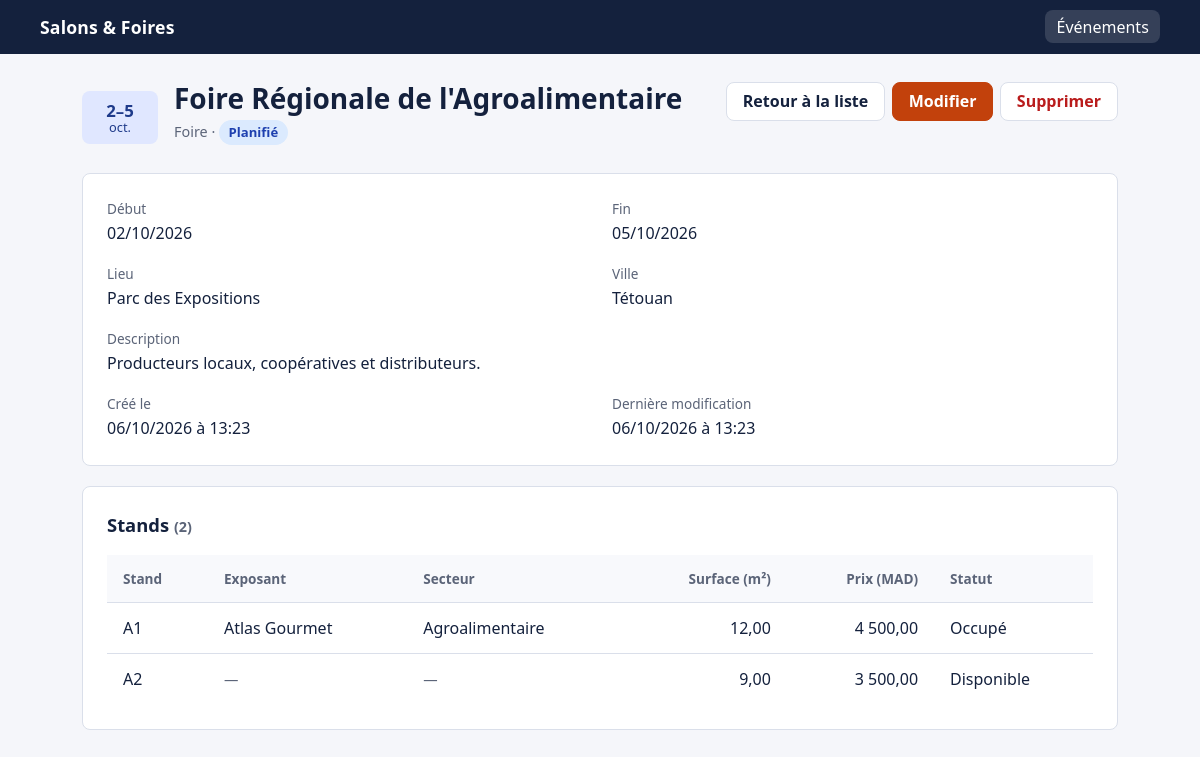
The page /evenements/show.php?id=2 on the database its author committed.
### tables this page shows
CREATE TABLE IF NOT EXISTS evenement (
  id          INT UNSIGNED AUTO_INCREMENT PRIMARY KEY,
  titre       VARCHAR(150) NOT NULL,
  type        ENUM('salon','foire') NOT NULL DEFAULT 'salon',
  description TEXT NULL,
  date_debut  DATE NOT NULL,
  date_fin    DATE NOT NULL,
  lieu        VARCHAR(150) NOT NULL,
  ville       VARCHAR(100) NOT NULL,
  statut      ENUM('planifie','en_cours','termine','annule') NOT NULL DEFAULT 'planifie',
  created_at  TIMESTAMP NOT NULL DEFAULT CURRENT_TIMESTAMP,
  updated_at  TIMESTAMP NOT NULL DEFAULT CURRENT_TIMESTAMP ON UPDATE CURRENT_TIMESTAMP,
  CONSTRAINT chk_evenement_dates CHECK (date_fin >= date_debut)
);

CREATE TABLE IF NOT EXISTS stand (
  id           INT UNSIGNED AUTO_INCREMENT PRIMARY KEY,
  numero       VARCHAR(20) NOT NULL,
  superficie   DECIMAL(7,2) NULL,
  prix         DECIMAL(10,2) NULL,
  statut       ENUM('disponible','reserve','occupe') NOT NULL DEFAULT 'disponible',
  evenement_id INT UNSIGNED NOT NULL,
  exposant_id  INT UNSIGNED NULL,
  UNIQUE KEY uq_stand_evenement_numero (evenement_id, numero),
  CONSTRAINT fk_stand_evenement FOREIGN KEY (evenement_id)
    REFERENCES evenement(id) ON UPDATE CASCADE ON DELETE CASCADE,
  CONSTRAINT fk_stand_exposant FOREIGN KEY (exposant_id)
    REFERENCES exposant(id) ON UPDATE CASCADE ON DELETE SET NULL
);

CREATE TABLE IF NOT EXISTS exposant (
  id             INT UNSIGNED AUTO_INCREMENT PRIMARY KEY,
  raison_sociale VARCHAR(150) NOT NULL,
  email          VARCHAR(150) NOT NULL UNIQUE,
  telephone      VARCHAR(30) NULL,
  site_web       VARCHAR(255) NULL,
  secteur_id     INT UNSIGNED NOT NULL,
  CONSTRAINT fk_exposant_secteur FOREIGN KEY (secteur_id)
    REFERENCES secteur_activite(id) ON UPDATE CASCADE ON DELETE RESTRICT
);

CREATE TABLE IF NOT EXISTS secteur_activite (
  id          INT UNSIGNED AUTO_INCREMENT PRIMARY KEY,
  nom         VARCHAR(100) NOT NULL UNIQUE,
  description TEXT NULL
);

### config/database.php (called while the page is built, shortened)
<?php
function db(): PDO
{
    static $pdo = null;
    if ($pdo === null) {
        $dsn = 'mysql:host=' . DB_HOST . ';dbname=' . DB_NAME . ';charset=utf8mb4';
        $pdo = new PDO($dsn, DB_USER, DB_PASS, [
            PDO::ATTR_ERRMODE            => PDO::ERRMODE_EXCEPTION,
            PDO::ATTR_DEFAULT_FETCH_MODE => PDO::FETCH_ASSOC,
            PDO::ATTR_EMULATE_PREPARES   => false,
        ]);
    }
    return $pdo;
}
?>

### models/Evenement.php (called while the page is built, shortened)
<?php
require_once __DIR__ . '/../config/database.php';
require_once __DIR__ . '/../includes/functions.php';
class Evenement
{
    public static function find(int $id): ?array
    {
        $stmt = db()->prepare('SELECT * FROM evenement WHERE id = :id');
        $stmt->execute([':id' => $id]);
        $row = $stmt->fetch();
        return $row ?: null;
    }
    public static function stands(int $id): array
    {
        $stmt = db()->prepare(
            'SELECT s.*, x.raison_sociale, sa.nom AS secteur
             FROM stand s
             LEFT JOIN exposant x ON x.id = s.exposant_id
             LEFT JOIN secteur_activite sa ON sa.id = x.secteur_id
             WHERE s.evenement_id = :id
             ORDER BY s.numero'
        );
        $stmt->execute([':id' => $id]);
        return $stmt->fetchAll();
    }
}

### evenements/show.php (the view, shortened to what this page needs)
<?php
require_once __DIR__ . '/../includes/functions.php';
require_once __DIR__ . '/../models/Evenement.php';
$id = (int) ($_GET['id'] ?? 0);
$ev = Evenement::find($id);
$stands = Evenement::stands($id);
$standStatuts = ['disponible' => 'Disponible', 'reserve' => 'Réservé', 'occupe' => 'Occupé'];
require __DIR__ . '/../includes/header.php';
?>
<div class="page-head">
  <div class="title-with-tile">
    <?= date_tile($ev['date_debut'], $ev['date_fin']) ?>
    <div>
      <h1><?= e($ev['titre']) ?></h1>
      <p class="muted"><?= e(TYPES[$ev['type']] ?? $ev['type']) ?> · <?= badge_statut($ev['statut']) ?></p>
    </div>
  </div>
  <div class="actions">
    <a class="btn" href="index.php">Retour à la liste</a>
    <a class="btn btn-primary" href="edit.php?id=<?= $id ?>">Modifier</a>
    <?= delete_form($id) ?>
  </div>
</div>
<section class="panel">
  <dl class="details">
    <div><dt>Début</dt><dd><?= e(fmt_date($ev['date_debut'])) ?></dd></div>
    <div><dt>Fin</dt><dd><?= e(fmt_date($ev['date_fin'])) ?></dd></div>
    <div><dt>Lieu</dt><dd><?= e($ev['lieu']) ?></dd></div>
    <div><dt>Ville</dt><dd><?= e($ev['ville']) ?></dd></div>
    <div class="wide">
      <dt>Description</dt>
      <dd><?= $ev['description'] ? nl2br(e($ev['description'])) : '<span class="muted">Aucune description.</span>' ?></dd>
    </div>
    <div><dt>Créé le</dt><dd><?= e(date('d/m/Y à H:i', strtotime($ev['created_at']))) ?></dd></div>
    <div><dt>Dernière modification</dt><dd><?= e(date('d/m/Y à H:i', strtotime($ev['updated_at']))) ?></dd></div>
  </dl>
</section>
<section class="panel">
  <h2>Stands <span class="muted">(<?= count($stands) ?>)</span></h2>
  <?php if (!$stands): ?>
    <p class="muted">Aucun stand n'est rattaché à cet événement.</p>
  <?php else: ?>
    <div class="table-wrap flat">
      <table>
        <thead>
          <tr>
            <th scope="col">Stand</th>
            <th scope="col">Exposant</th>
            <th scope="col">Secteur</th>
            <th scope="col" class="num">Surface (m²)</th>
            <th scope="col" class="num">Prix (MAD)</th>
            <th scope="col">Statut</th>
          </tr>
        </thead>
        <tbody>
        <?php foreach ($stands as $s): ?>
          <tr>
            <td><?= e($s['numero']) ?></td>
            <td><?= $s['raison_sociale'] ? e($s['raison_sociale']) : '<span class="muted">—</span>' ?></td>
            <td><?= $s['secteur'] ? e($s['secteur']) : '<span class="muted">—</span>' ?></td>
            <td class="num"><?= $s['superficie'] !== null ? e(number_format((float) $s['superficie'], 2, ',', ' ')) : '—' ?></td>
            <td class="num"><?= $s['prix'] !== null ? e(number_format((float) $s['prix'], 2, ',', ' ')) : '—' ?></td>
            <td><?= e($standStatuts[$s['statut']] ?? $s['statut']) ?></td>
          </tr>
        <?php endforeach; ?>
        </tbody>
      </table>
    </div>
  <?php endif; ?>
</section>
<?php require __DIR__ . '/../includes/footer.php'; ?>

### includes/header.php (shortened to what this page needs)
<?php require_once __DIR__ . '/functions.php'; ?>
<!DOCTYPE html>
<html lang="fr">
<head>
  <link rel="stylesheet" href="<?= BASE_URL ?>/assets/css/style.css">
</head>
<body>
<header class="topbar">
  <a class="brand" href="<?= BASE_URL ?>/evenements/index.php">Salons &amp; Foires</a>
  <nav aria-label="Navigation principale">
    <a href="<?= BASE_URL ?>/evenements/index.php" aria-current="page">Événements</a>
  </nav>
</header>
<main class="container">

### includes/functions.php (shortened to what this page needs)
<?php
function e(?string $value): string
{
    return htmlspecialchars((string) $value, ENT_QUOTES, 'UTF-8');
}
function fmt_date(string $date): string
{
    return date('d/m/Y', strtotime($date));
}
function csrf_token(): string
{
    return $_SESSION['csrf'];
}
function csrf_field(): string
{
    return '<input type="hidden" name="csrf" value="' . e(csrf_token()) . '">';
}
function badge_statut(string $statut): string
{
    $label = STATUTS[$statut] ?? $statut;
    return '<span class="badge badge-' . e($statut) . '">' . e($label) . '</span>';
}
function delete_form(int $id, string $class = 'btn btn-danger'): string
{
    return '<form method="post" action="' . BASE_URL . '/evenements/delete.php" class="inline"'
        . ' onsubmit="return confirm(\'Supprimer cet événement ? Les stands rattachés seront supprimés aussi.\');">'
        . csrf_field()
        . '<input type="hidden" name="id" value="' . $id . '">'
        . '<button type="submit" class="' . e($class) . '">Supprimer</button>'
        . '</form>';
}
function date_tile(string $debut, string $fin): string
{
    static $mois = ['janv.', 'févr.', 'mars', 'avr.', 'mai', 'juin', 'juil.', 'août', 'sept.', 'oct.', 'nov.', 'déc.'];
    $d = strtotime($debut);
    $f = strtotime($fin);
    $jd = (int) date('j', $d);
    $jf = (int) date('j', $f);
    $md = $mois[(int) date('n', $d) - 1];
    $mf = $mois[(int) date('n', $f) - 1];
    if ($debut === $fin) {
        $jours = (string) $jd;
        $moisTxt = $md;
    } elseif (date('Y-n', $d) === date('Y-n', $f)) {
        $jours = $jd . '–' . $jf;
        $moisTxt = $md;
    } else {
        $jours = $jd . '–' . $jf;
        $moisTxt = rtrim($md, '.') . '–' . $mf;
    }
    return '<span class="date-tile" title="' . e(fmt_date($debut) . ' au ' . fmt_date($fin)) . '">'
        . '<b>' . e($jours) . '</b><i>' . e($moisTxt) . '</i></span>';
}

### includes/footer.php
</main>
</body>
</html>

### assets/css/style.css (style rules this page uses)
:root { --paper: #f5f6fa; --surface: #ffffff; --ink: #14213d; --muted: #5b6478; --line: #dadfea; --nav: #14213d; --brand: #c2410c; --brand-dark: #9a3412; --accent: #1d4ed8; --danger: #b91c1c; --danger-bg: #fee2e2; --danger-line: #fecaca; --ok: #166534; --ok-bg: #dcfce7; --ok-line: #bbf7d0; --radius: 8px; --font: "Segoe UI", system-ui, -apple-system, "Helvetica Neue", Arial, sans-serif; }
*, *::before, *::after { box-sizing: border-box; }
body { margin: 0; background: var(--paper); color: var(--ink); font: 16px/1.55 var(--font); }
a { color: var(--accent); }
h1 { font-size: 1.75rem; line-height: 1.2; margin: 0 0 .25rem; font-weight: 650; }
h2 { font-size: 1.15rem; margin: 0 0 1rem; font-weight: 650; }
p { margin: 0 0 .5rem; }
.muted { color: var(--muted); font-size: .9rem; }
.topbar { display: flex; align-items: center; justify-content: space-between; gap: 1rem; padding: .85rem clamp(1rem, 4vw, 2.5rem); background: var(--nav); color: #fff; }
.topbar a { color: #fff; text-decoration: none; }
.brand { font-weight: 700; font-size: 1.1rem; letter-spacing: .01em; }
.topbar nav a { padding: .35rem .7rem; border-radius: var(--radius); }
.topbar nav a[aria-current="page"] { background: rgba(255, 255, 255, .14); }
.container { max-width: 1100px; margin: 0 auto; padding: 1.75rem clamp(1rem, 4vw, 2rem) 3rem; }
.page-head { display: flex; align-items: flex-start; justify-content: space-between; flex-wrap: wrap; gap: 1rem; margin-bottom: 1.25rem; }
.btn { display: inline-flex; align-items: center; justify-content: center; padding: .55rem 1rem; border: 1px solid var(--line); border-radius: var(--radius); background: var(--surface); color: var(--ink); font: inherit; font-weight: 600; text-decoration: none; cursor: pointer; line-height: 1.2; }
.btn-primary { background: var(--brand); border-color: var(--brand); color: #fff; }
.btn-danger { color: var(--danger); }
form.inline { display: inline; margin: 0; }
.panel { background: var(--surface); border: 1px solid var(--line); border-radius: var(--radius); padding: 1.5rem; margin-bottom: 1.25rem; }
.table-wrap { background: var(--surface); border: 1px solid var(--line); border-radius: var(--radius); overflow-x: auto; }
.table-wrap.flat { border: 0; border-radius: 0; }
table { width: 100%; border-collapse: collapse; min-width: 720px; }
th, td { padding: .8rem 1rem; text-align: left; vertical-align: middle; border-bottom: 1px solid var(--line); }
tbody tr:last-child td { border-bottom: 0; }
thead th { font-size: .85rem; font-weight: 600; color: var(--muted); background: #f8f9fc; white-space: nowrap; }
.num { text-align: right; font-variant-numeric: tabular-nums; }
.actions { display: flex; flex-wrap: wrap; gap: .4rem; }
.date-tile { display: inline-flex; flex-direction: column; align-items: center; justify-content: center; min-width: 4.1rem; padding: .35rem .5rem; border-radius: var(--radius); background: #e0e7ff; color: #1e3a8a; line-height: 1.15; text-align: center; }
.date-tile b { font-size: 1.05rem; font-weight: 700; font-variant-numeric: tabular-nums; }
.date-tile i { font-style: normal; font-size: .8rem; }
.title-with-tile { display: flex; align-items: center; gap: 1rem; }
.title-with-tile .date-tile { min-width: 4.75rem; padding: .6rem .6rem; }
.badge { display: inline-block; padding: .15rem .6rem; border-radius: 999px; font-size: .82rem; font-weight: 600; }
.badge-planifie { background: #dbeafe; color: #1e40af; }
.details { display: grid; grid-template-columns: repeat(2, 1fr); gap: 1.1rem 1.5rem; margin: 0; }
.details dt { font-size: .85rem; color: var(--muted); margin-bottom: .1rem; }
.details dd { margin: 0; }
.details .wide { grid-column: 1 / -1; }

### rows shown on the page
evenement: jours "2–5", date_debut "oct.", titre "Foire Régionale de l'Agroalimentaire", type "Foire", statut "Planifié", date_debut "02/10/2026", date_fin "05/10/2026", lieu "Parc des Expositions", ville "Tétouan", description "Producteurs locaux, coopératives et distributeurs.", created_at "06/10/2026 à 13:23", updated_at "06/10/2026 à 13:23"
stand: numero "A1", exposant.raison_sociale "Atlas Gourmet", secteur_activite.nom "Agroalimentaire", superficie "12,00", prix "4 500,00", statut "Occupé"
stand: numero "A2", superficie "9,00", prix "3 500,00", statut "Disponible"

### other values the page prints
count($stands) "2"
